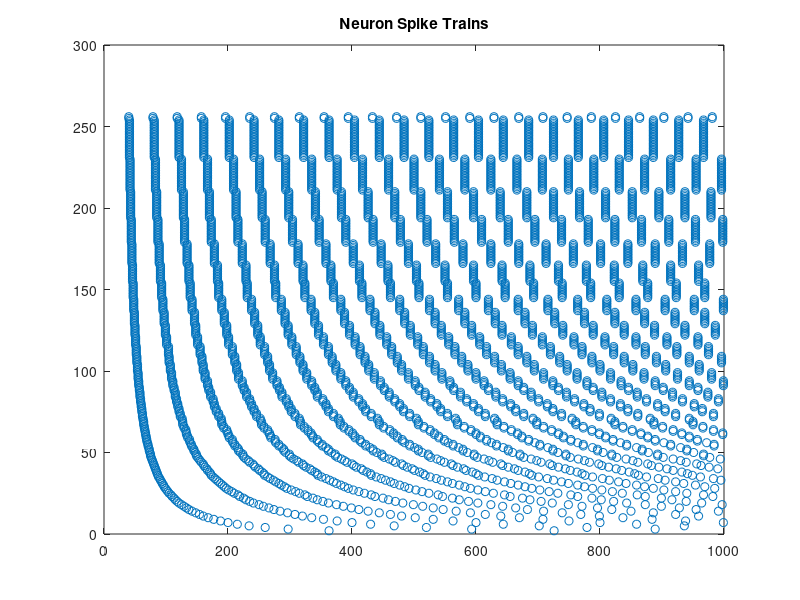
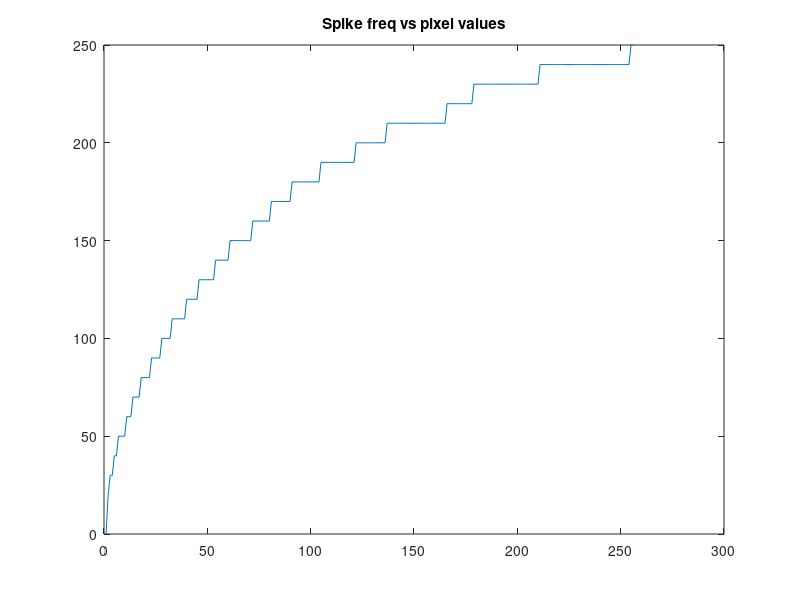

MATLAB code to generate these figures, in order:
% Neuron to simulate pixel to spike conversion:
close all;
clear all;
clc;

seed=1957;

rng(seed,'twister');

T=0.1;              % simulation time
dt=0.1e-3;          % time step (0.1ms)
M=round(T/dt);
tref =3e-3;         % refractory period, 3ms

MAX_spks=ceil(T/tref);  % max no. of spikes possible in the sim time

t=0:dt:T-dt;

% Neuron parameters
C=300e-12; gL=30E-9; EL=-70e-3; VT=20e-3; tau = 5e-3;  tau_s=tau/4;
tau_Ld=1e-3; tau_N=10e-3;

decay = exp(-dt/tau); decays = exp(-dt/tau_s);
decay1 = exp(-dt/tau_Ld);

% Input pixels:
N_pixel=256;
pix=[0:N_pixel-1]';
w=1.012e-10; 
Ic=2.7e-9; %min current needed for the neuron to spike for constant input
Vm=zeros(N_pixel,M); Y_spk=zeros(N_pixel,M);
isref_n=zeros(N_pixel,1);
i_in=Ic+ pix*w;
%i_in=2700e-12+pix*w;
for i=1:M
    %compute the neuron potential using RK 2nd order method:
    k1=(1/C)*(i_in - (gL*(Vm(:,i)-EL)));
    k2=(1/C)*(i_in - (gL*(Vm(:,i)+(k1*dt)-EL)));
    Vm(:,i+1) = (Vm(:,i)+(dt*(k1+k2)/2));
    
    Vm(find(t(i)-isref_n<tref),i+1)=EL;
    spind = sign(Vm(:,i+1)-VT);
        
    Vm(Vm(:,i+1)<EL,i+1)=EL;
            
    if(max(spind)>0)
        resetfind_n=find(spind>0);
        isref_n(resetfind_n)=t(i);
        Vm(resetfind_n,i)=VT;
        Y_spk(resetfind_n,i)=1;    
    end
end

f0=figure;
[x,y]=find(Y_spk);
plot(y,x,'o')
title('Neuron Spike Trains')

% spike frequency:
spk_cnt=sum(Y_spk,2);

spk_freq=spk_cnt./T;
figure,plot(spk_freq)
title('Spike freq vs pixel values')
